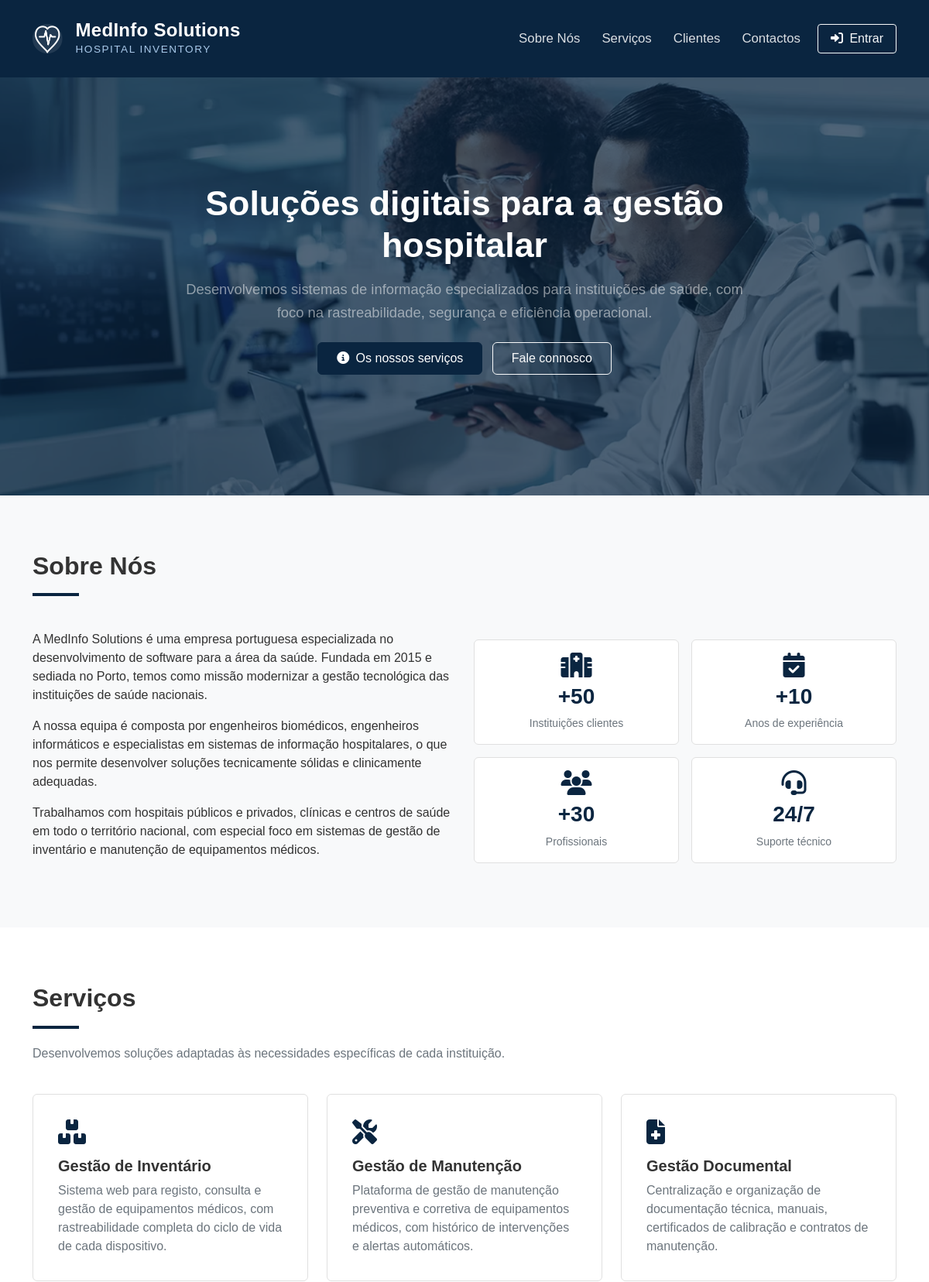
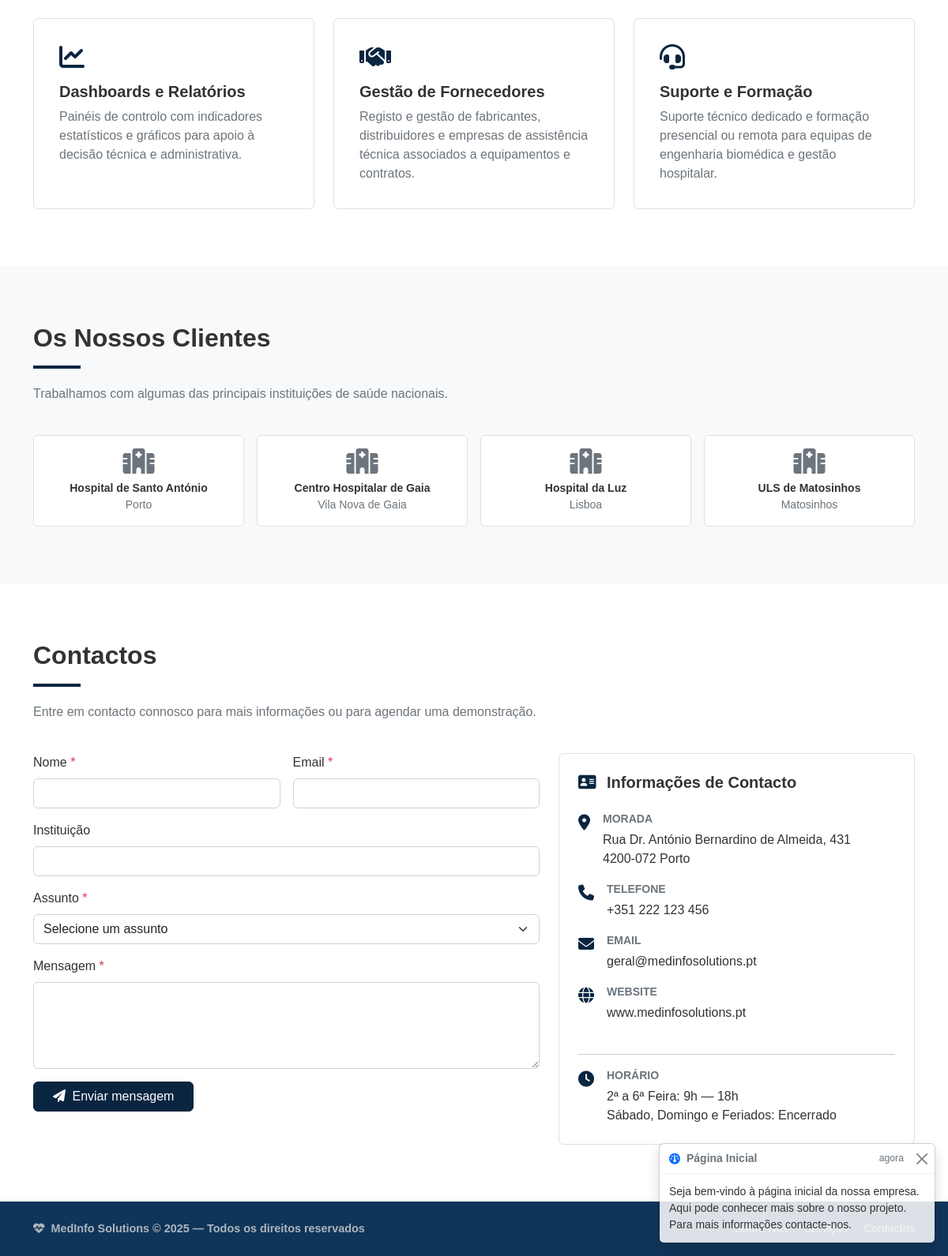
The page / on the database its author committed (2 pictures, top to bottom).
### tables this page shows
CREATE TABLE IF NOT EXISTS `conteudos_publicos` (
  `id` int NOT NULL AUTO_INCREMENT,
  `hero_titulo` varchar(200) NOT NULL,
  `hero_subtitulo` text NOT NULL,
  `sobre_titulo` varchar(150) NOT NULL,
  `sobre_texto_1` text NOT NULL,
  `sobre_texto_2` text,
  `sobre_texto_3` text,
  `servicos_titulo` varchar(150) NOT NULL,
  `servicos_texto` text NOT NULL,
  `clientes_titulo` varchar(150) NOT NULL,
  `clientes_texto` text NOT NULL,
  `contactos_titulo` varchar(150) NOT NULL,
  `contactos_texto` text NOT NULL,
  `morada` text NOT NULL,
  `telefone` varchar(40) NOT NULL,
  `email` varchar(150) NOT NULL,
  `website` varchar(150) NOT NULL,
  `horario` text NOT NULL,
  `rodape_texto` varchar(200) NOT NULL,
  `atualizado_por` int DEFAULT NULL,
  `atualizado_em` timestamp NULL DEFAULT CURRENT_TIMESTAMP ON UPDATE CURRENT_TIMESTAMP,
  PRIMARY KEY (`id`)
);

### public/index.php (the view, shortened to what the rows shown need)
<?php
require_once __DIR__ . '/../private/includes/conteudos_publicos.php';
$conteudos = obter_conteudos_publicos();
?>
<!DOCTYPE html>
<html lang="pt">
<head>
    <link rel="stylesheet" href="../assets/bootstrap/bootstrap.min.css">
    <link rel="stylesheet" href="../assets/fontawesome/all.min.css">
    <link rel="stylesheet" href="../assets/css/1241848.css">
</head>
<body>
    <section id="hero">
        <div class="hero-imagem">
            <div class="hero-overlay">
                <div class="container h-100">
                    <div class="row h-100 align-items-center justify-content-center text-center">
                        <div class="col-lg-8">
                            <h1 class="hero-titulo mb-3 text-white"><?php echo h($conteudos['hero_titulo']); ?></h1>
                            <p class="hero-subtitulo mb-4 text-white-50"><?php echo h($conteudos['hero_subtitulo']); ?></p>
                            <a href="#servicos" class="btn btn-primary me-2 px-4 py-2">
                                <i class="fa-solid fa-circle-info me-1"></i> Os nossos serviços
                            </a>
                            <a href="#contactos" class="btn btn-outline-light px-4 py-2">Fale connosco</a>
                        </div>
                    </div>
                </div>
            </div>
        </div>
    </section>
    <section id="sobre-nos" class="py-5 bg-light">
        <div class="container py-4">
            <div class="row">
                <div class="col-12 mb-4">
                    <h2 class="fw-bold"><?php echo h($conteudos['sobre_titulo']); ?></h2>
                    <hr class="divisor">
                </div>
            </div>
            <div class="row align-items-center">
                <div class="col-lg-6 mb-4 mb-lg-0">
                    <p><?php echo nl2br_h($conteudos['sobre_texto_1']); ?></p>
                    <?php if (!empty($conteudos['sobre_texto_2'])): ?>
                        <p><?php echo nl2br_h($conteudos['sobre_texto_2']); ?></p>
                    <?php endif; ?>
                    <?php if (!empty($conteudos['sobre_texto_3'])): ?>
                        <p><?php echo nl2br_h($conteudos['sobre_texto_3']); ?></p>
                    <?php endif; ?>
                </div>
            </div>
        </div>
    </section>
    <section id="servicos" class="py-5">
        <div class="container py-4">
            <div class="row mb-4">
                <div class="col-12">
                    <h2 class="fw-bold"><?php echo h($conteudos['servicos_titulo']); ?></h2>
                    <hr class="divisor">
                    <p class="text-muted"><?php echo h($conteudos['servicos_texto']); ?></p>
                </div>
            </div>
        </div>
    </section>
    <section id="clientes" class="py-5 bg-light">
        <div class="container py-4">
            <div class="row mb-4">
                <div class="col-12">
                    <h2 class="fw-bold"><?php echo h($conteudos['clientes_titulo']); ?></h2>
                    <hr class="divisor">
                    <p class="text-muted"><?php echo h($conteudos['clientes_texto']); ?></p>
                </div>
            </div>
        </div>
    </section>
    <section id="contactos" class="py-5">
        <div class="container py-4">
            <div class="row mb-4">
                <div class="col-12">
                    <h2 class="fw-bold"><?php echo h($conteudos['contactos_titulo']); ?></h2>
                    <hr class="divisor">
                    <p class="text-muted"><?php echo h($conteudos['contactos_texto']); ?></p>
                </div>
            </div>
            <div class="row g-4">
                <div class="col-lg-5">
                    <div class="card p-4 h-100">
                        <div class="d-flex gap-3 mb-3">
                            <div class="pt-1"><i class="fa-solid fa-location-dot fa-lg" style="color: var(--cor-primaria);"></i></div>
                            <div>
                                <div class="fw-bold small text-muted mb-1">MORADA</div>
                                <?php echo nl2br_h($conteudos['morada']); ?>
                            </div>
                        </div>
                        <div class="d-flex gap-3 mb-3">
                            <div class="pt-1"><i class="fa-solid fa-phone fa-lg" style="color: var(--cor-primaria);"></i></div>
                            <div>
                                <div class="fw-bold small text-muted mb-1">TELEFONE</div>
                                <?php echo h($conteudos['telefone']); ?>
                            </div>
                        </div>
                        <div class="d-flex gap-3 mb-3">
                            <div class="pt-1"><i class="fa-solid fa-envelope fa-lg" style="color: var(--cor-primaria);"></i></div>
                            <div>
                                <div class="fw-bold small text-muted mb-1">EMAIL</div>
                                <?php echo h($conteudos['email']); ?>
                            </div>
                        </div>
                        <div class="d-flex gap-3 mb-4">
                            <div class="pt-1"><i class="fa-solid fa-globe fa-lg" style="color: var(--cor-primaria);"></i></div>
                            <div>
                                <div class="fw-bold small text-muted mb-1">WEBSITE</div>
                                <?php echo h($conteudos['website']); ?>
                            </div>
                        </div>
                        <div class="d-flex gap-3">
                            <div class="pt-1"><i class="fa-solid fa-clock fa-lg" style="color: var(--cor-primaria);"></i></div>
                            <div>
                                <div class="fw-bold small text-muted mb-1">HORÁRIO</div>
                                <?php echo nl2br_h($conteudos['horario']); ?>
                            </div>
                        </div>
                    </div>
                </div>
            </div>
        </div>
    </section>
    <footer class="py-4" id="footer">
        <div class="container">
            <div class="row align-items-center">
                <div class="col-md-6 mb-2 mb-md-0">
                    <i class="fa-solid fa-heart-pulse me-1"></i>
                    <strong><?php echo h($conteudos['rodape_texto']); ?></strong>
                </div>
            </div>
        </div>
    </footer>
</body>
</html>

### rows shown on the page
conteudos_publicos: hero_titulo "Soluções digitais para a gestão hospitalar", hero_subtitulo "Desenvolvemos sistemas de informação especializados para instituições de saúde, com foco na rastreabilidade, segurança e eficiência operacional.", sobre_titulo "Sobre Nós", sobre_texto_1 "A MedInfo Solutions é uma empresa portuguesa especializada no desenvolvimento de software para a área da saúde. Fundada em 2015 e sediada no Porto, temos como missão modernizar a gestão tecnológica das instituições de saúde nacionais.", sobre_texto_2 "A nossa equipa é composta por engenheiros biomédicos, engenheiros informáticos e especialistas em sistemas de informação hospitalares, o que nos permite desenvolver soluções tecnicamente sólidas e clinicamente adequadas.", sobre_texto_3 "Trabalhamos com hospitais públicos e privados, clínicas e centros de saúde em todo o território nacional, com especial foco em sistemas de gestão de inventário e manutenção de equipamentos médicos.", servicos_titulo "Serviços", servicos_texto "Desenvolvemos soluções adaptadas às necessidades específicas de cada instituição.", clientes_titulo "Os Nossos Clientes", clientes_texto "Trabalhamos com algumas das principais instituições de saúde nacionais.", contactos_titulo "Contactos", contactos_texto "Entre em contacto connosco para mais informações ou para agendar uma demonstração.", morada "Rua Dr. António Bernardino de Almeida, 431 4200-072 Porto", telefone "+351 222 123 456", email "geral@medinfosolutions.pt", website "www.medinfosolutions.pt", horario "2ª a 6ª Feira: 9h — 18h Sábado, Domingo e Feriados: Encerrado", rodape_texto "MedInfo Solutions © 2025 — Todos os direitos reservados"

### other values the page prints
APP_NAME "MedInfo Solutions"
$cliente[0] "Hospital de Santo António"
$cliente[1] "Porto"
$cliente[0] "Centro Hospitalar de Gaia"
$cliente[1] "Vila Nova de Gaia"
$cliente[0] "Hospital da Luz"
$cliente[1] "Lisboa"
$cliente[0] "ULS de Matosinhos"
$cliente[1] "Matosinhos"
